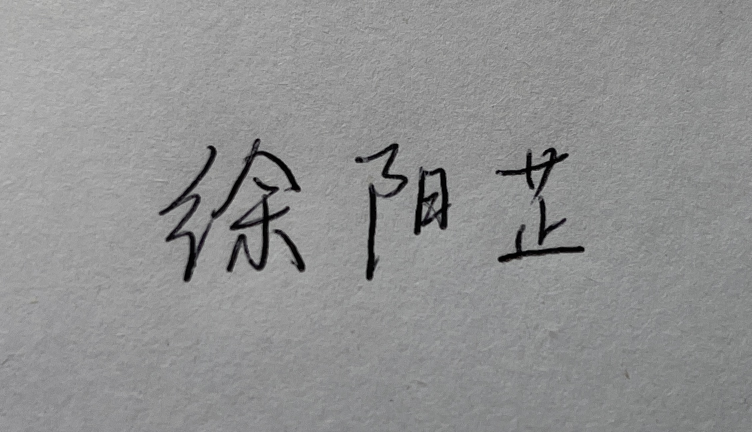
#> input picture 4_image_processing_in_opencv/IMG_5804.jpg, 1503 x 864 px (shown at 1/2 size)
$ python -i preprocess.py   (imports and definitions only)   (older library calls are emulated)
#> lines starting #> are read from the running program, lines starting #| are printed output that depends on the picture; after the words box and inside, x2 and y2 are one past the last pixel; in counts of white or black regions, pixels touching at a corner belong together
### mypackage/imUtils/icv.py
import itertools
import math
import os
import random
from concurrent import futures
from functools import partial

import cv2 as cv
import numpy as np
from matplotlib import pyplot as plt

from mypackage.strUtils import str_utils

"""
Basic Image Utilities
"""


def isColor(img):
    return img.ndim == 3 and img.shape[-1] == 3


def imread_ex(filename, flags):
    return cv.imdecode(np.fromfile(filename, dtype=np.uint8), flags)


def imwrite_ex(filename, img):
    ext = str_utils.split_dir(filename)[-1]
    cv.imencode(ext, img)[1].tofile(filename)


# [54 lines left out: functions imstore, img2Mat, imgs2Mat, mat2Mask, bitwise_mask, not called in this run]


def mat2GridImg(src: (np.uint8, np.float32), dsize):
    return cv.resize(src, tuple(reversed(dsize)), interpolation=cv.INTER_AREA)


# [11 lines left out: function resize_ex, not called in this run]


def scaleAbs_ex(src, maxVal):
    return cv.convertScaleAbs(src, alpha=maxVal / src.max())


# [6 lines left out: function remap_ex, not called in this run]


def cvtBGR2Gray(img):
    assert img is not None, 'img is None'
    if isColor(img):
        img = cv.cvtColor(img, cv.COLOR_BGR2GRAY)
    return img


# [5 lines left out: function cvtGray2BGR, not called in this run]


def otsuThreshold(img, min_thre=0, max_thre=255, offset=0, inv=False, visibility=False):
    img = cv.GaussianBlur(img, (3, 3), 0)

    min_thre += offset
    max_thre -= offset
    img[img < min_thre] = min_thre
    img[img > max_thre] = max_thre

    thre, thre_img = cv.threshold(img, 0, 255, cv.THRESH_BINARY | cv.THRESH_OTSU)
    # print(f'otsu thre:{thre}')

    if inv:
        thre_img = cv.bitwise_not(thre_img)

    if visibility:
        imshow_ex(thre_img)
    return thre, thre_img


# [4 lines left out: function meanFilterOnGray, not called in this run]


"""
Image Evaluation
"""


# [63 lines left out: functions maxHistGray, imEvaluate, imClarity, PSNRandMSE, SSIM, not called in this run]


"""
Image Advance Operation
"""


# [33 lines left out: function linearInterWithIndex, not called in this run]


"""
Image Visualization
"""


# [71 lines left out: functions drawPoints, implot_ex, imshow_ex, not called in this run]


"""
Math:
"""


# [32 lines left out: functions cvtUnit, fitLineAngle, fitLineAngle_ex, fit2dMatrixAngleHelper, not called in this run]


def fit2dMatrixAngle(pnts, algorithmType='polar'):
    return fit2dMatrixAngleHelper(pnts, fitLineAngle_ex) if algorithmType == 'polar' \
        else fit2dMatrixAngleHelper(pnts, fitLineAngle)


def convertPloyMatrix(x, degrees):
    X = np.asarray([np.power(x, c) for c in range(degrees, -1, -1)]).T
    return X


# [23 lines left out: functions polyfit, polyfunc, not called in this run]


def solveHelper(coeffs, func) -> list:
    return func(coeffs)[1].squeeze().tolist()


# [12 lines left out: functions solve1d_ex, filterRoots, not called in this run]


"""
Image Filter Algorithm:
"""


# [77 lines left out: functions denoise, remove_anomaly_gaussian, remove_anomaly_kmeans, remove_anomaly_ransac, not called in this run]


"""
ROI operator
"""


class ROI:
    # [98 lines left out: functions __init__, conv_on_rect, detectRectROI, not called in this run]


def setRectROI(src, scale, offset_yx, angle):
    mask = createRectMask(src, scale, offset_yx, angle)
    return cv.bitwise_and(src, src, mask=mask)


# [37 lines left out: functions createRectMask, auto_align_center, not called in this run]


"""
Image Template
"""


# [200 lines left out: functions create_canvas, create_whiteboard, create_chessboard, draw_mesh, draw_border, draw_cross and 5 more, not called in this run]

### my_unet_proj/preprocess.py
import os

import cv2 as cv
import numpy as np
from concurrent import futures

from mypackage.strUtils import str_utils
from mypackage.imUtils import icv
import tqdm


# [7 lines left out: function imshow_, not called in this run]


def conv(src, kernel):
    src = icv.cvtBGR2Gray(src)
    dst = cv.filter2D(src, cv.CV_32FC1, kernel)
    dst = cv.convertScaleAbs(dst)
    _, dst = icv.otsuThreshold(dst, visibility=False)
    return dst


def remove_black_bar(src):
    kernel_x = np.array([[3, 0, -3],
                         [3, 0, -3],
                         [3, 0, -3]])
    kernel_y = kernel_x.T
    dy = conv(src, kernel_y)

    kernel = cv.getStructuringElement(cv.MORPH_RECT, (9, 9))
    dy = cv.morphologyEx(dy, cv.MORPH_DILATE, kernel, iterations=1)

    lines = cv.HoughLinesP(dy, 1, np.pi / 180, src.shape[1] // 2, src.shape[1] * 2 // 3, src.shape[0] // 3)
    lines = lines.squeeze()
    top_line, bottom_line = [], []
    for x1, y1, x2, y2 in lines:
        # cv.line(src, (x1, y1), (x2, y2), (0, 0, 255), 1)
        y = (y1 + y2) / 2
        if y < src.shape[0] // 2:
            top_line.append(y)
        else:
            bottom_line.append(y)

    offset = np.int0(src.shape[0] * 0.01)
    crop_top = np.mean(top_line).astype(np.int0) + offset if top_line else 0
    crop_bottom = np.mean(bottom_line).astype(np.int0) - offset if bottom_line else src.shape[0]

    _, src = cv.threshold(src, 128, 255, cv.THRESH_BINARY_INV)

    src[:crop_top, :] = 0
    src[crop_bottom:, :] = 0

    src[src > 0] = 1

    return src


# [82 lines left out: functions reshape_, process, process_with_multi, read_video, read_multi_images, not called in this run]


# [2 lines not run here, left out]
    # read_multi_images()

>>> import cv2
>>> picture = cv2.imread('../4_image_processing_in_opencv/IMG_5804.jpg')
#> picture is the input picture: shape (864, 1503, 3); mean B, G, R 144.8, 144.7, 144.2
>>> result = remove_black_bar(picture)
#> in conv, `dst = cv.filter2D(src, cv.CV_32FC1, kernel)`:
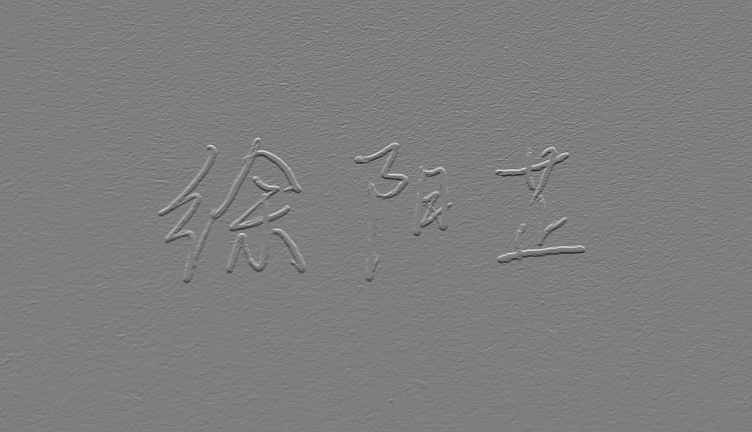
#> dst: shape (864, 1503) float32 (shown at 1/2 size); min -1155, max 1173, mean 0.4; drawn with min black and max white
#> in conv, `dst = cv.convertScaleAbs(dst)`:
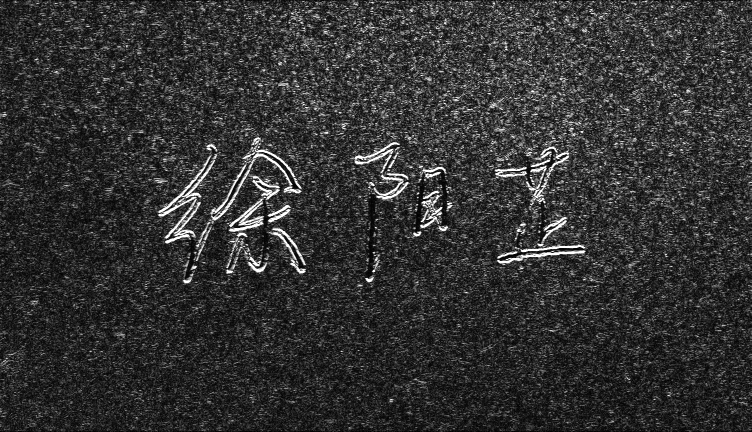
#> dst: shape (864, 1503) (shown at 1/2 size); min 0, max 255, mean 50.6
#> in otsuThreshold, `thre, thre_img = cv.threshold(img, 0, 255, cv.THRESH_BINARY | cv.THRES..`:
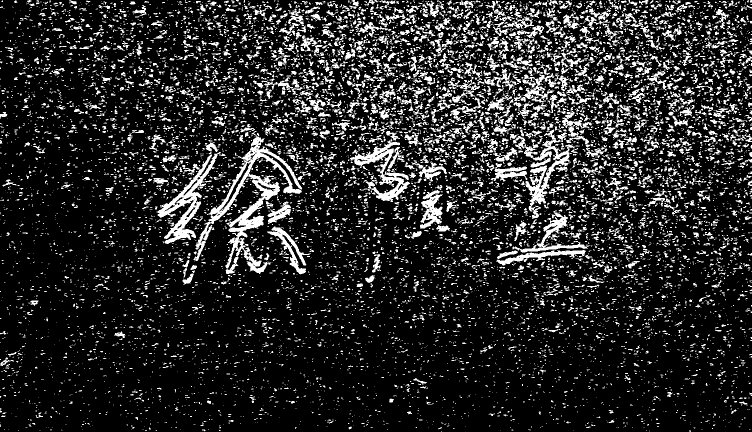
#> thre_img: shape (864, 1503) (shown at 1/2 size); 15.8% white; 11019 white regions (9131 under 20 px), largest, box (x1, y1, x2, y2) and area: (387, 262, 604, 548) 11002, (313, 304, 442, 488) 5159, (1041, 259, 1150, 438) 4514
#> in otsuThreshold, `thre, thre_img = cv.threshold(img, 0, 255, cv.THRESH_BINARY | cv.THRES..`: thre = 76
#> in remove_black_bar, `dy = cv.morphologyEx(dy, cv.MORPH_DILATE, kernel, iterations=1)`:
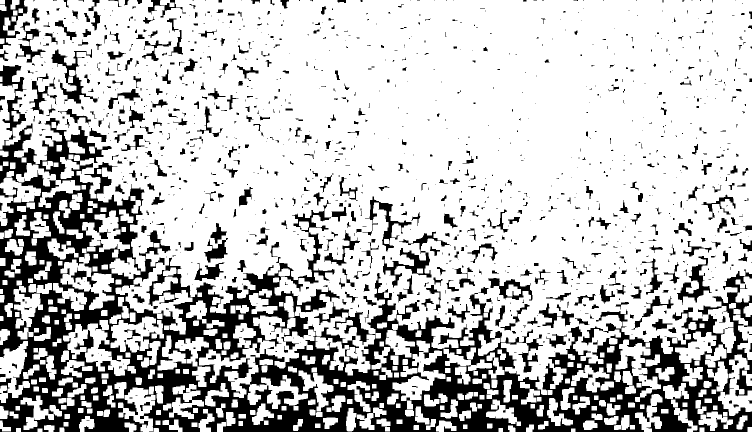
#> dy: shape (864, 1503) (shown at 1/2 size); 76.1% white; 1268 black regions (788 under 20 px), largest, box (x1, y1, x2, y2) and area: (0, 236, 1503, 864) 237218, (764, 463, 899, 575) 2900, (0, 130, 53, 279) 2610
#> in remove_black_bar, `lines = cv.HoughLinesP(dy, 1, np.pi / 180, src.shape[1] // 2, src.shap..`: lines = 58 rows, first 6: [539, 110, 1373, 154], [721, 220, 1294, 331], [826, 175, 1323, 271], [517, 224, 859, 309], [795, 144, 1181, 178], [1044, 309, 1384, 388]
#> the loop in remove_black_bar, `for x1, y1, x2, y2 in lines:` made 58 passes
#> (x1, y1, x2, y2, y) on passes 1 to 12: (539, 110, 1373, 154, 132), (721, 220, 1294, 331, 275.5), (826, 175, 1323, 271, 223), (517, 224, 859, 309, 266.5), (795, 144, 1181, 178, 161), (1044, 309, 1384, 388, 348.5), (825, 173, 1458, 296, 234.5), (959, 131, 1488, 0, 65.5), (971, 132, 1433, 108, 120), (994, 219, 1393, 289, 254), (892, 69, 1291, 48, 58.5), (815, 163, 1321, 216, 189.5)
#> after the loop in remove_black_bar, `for x1, y1, x2, y2 in lines:`: bottom_line = []; top_line = 58 values, max 348.5 at index 5, min 5 at index 18, mean 159.5
#> in remove_black_bar, `crop_top = np.mean(top_line).astype(np.int0) + offset if top_line else 0`: crop_top = 167
#> in remove_black_bar, `crop_bottom = np.mean(bottom_line).astype(np.int0) - offset if bottom_..`: crop_bottom = 864
#> in remove_black_bar, `_, src = cv.threshold(src, 128, 255, cv.THRESH_BINARY_INV)`:
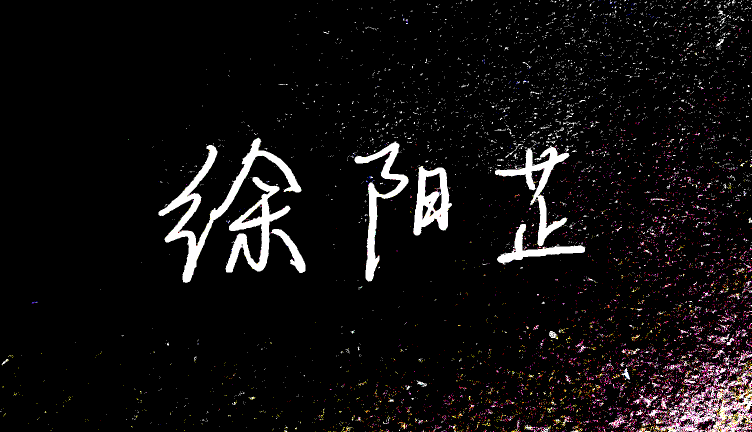
#> src: shape (864, 1503, 3) (shown at 1/2 size); mean B, G, R 15, 14.6, 16.9
#> in remove_black_bar, `src[src > 0] = 1`:
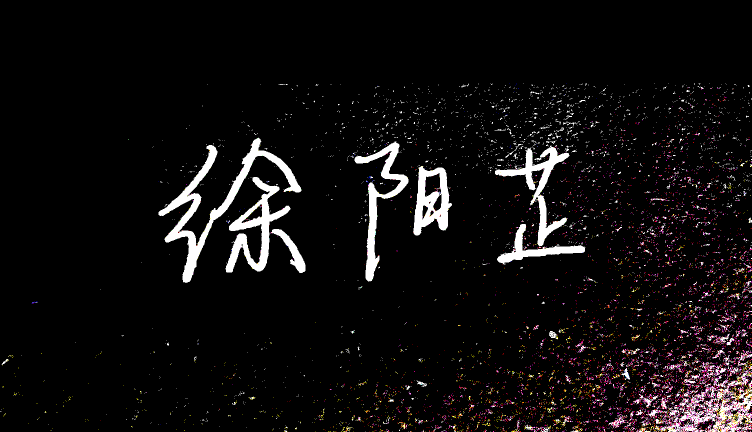
#> src: shape (864, 1503, 3) (shown at 1/2 size); mean B, G, R 0.0557, 0.0543, 0.0634; drawn with 1 as white
